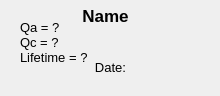
<?xml version="1.0" encoding="UTF-8"?>
<ui version="4.0">
 <class>MainWindow</class>
 <widget class="QMainWindow" name="MainWindow">
  <property name="geometry">
   <rect>
    <x>0</x>
    <y>0</y>
    <width>220</width>
    <height>96</height>
   </rect>
  </property>
  <property name="windowTitle">
   <string>SBND Purity Monitor DAQ</string>
  </property>
  <widget class="QWidget" name="centralwidget">
   <widget class="QLabel" name="_text">
    <property name="geometry">
     <rect>
      <x>20</x>
      <y>20</y>
      <width>181</width>
      <height>61</height>
     </rect>
    </property>
    <property name="font">
     <font>
      <pointsize>10</pointsize>
     </font>
    </property>
    <property name="text">
     <string>Qa = ?
Qc = ?
Lifetime = ?</string>
    </property>
    <property name="alignment">
     <set>Qt::AlignLeading|Qt::AlignLeft|Qt::AlignTop</set>
    </property>
   </widget>
   <widget class="QLabel" name="_name_label">
    <property name="geometry">
     <rect>
      <x>60</x>
      <y>5</y>
      <width>91</width>
      <height>21</height>
     </rect>
    </property>
    <property name="font">
     <font>
      <pointsize>13</pointsize>
      <bold>true</bold>
     </font>
    </property>
    <property name="text">
     <string>Name</string>
    </property>
    <property name="alignment">
     <set>Qt::AlignCenter</set>
    </property>
   </widget>
   <widget class="QLabel" name="_date">
    <property name="geometry">
     <rect>
      <x>10</x>
      <y>60</y>
      <width>201</width>
      <height>31</height>
     </rect>
    </property>
    <property name="font">
     <font>
      <pointsize>10</pointsize>
     </font>
    </property>
    <property name="text">
     <string>Date:</string>
    </property>
    <property name="alignment">
     <set>Qt::AlignHCenter|Qt::AlignTop</set>
    </property>
   </widget>
  </widget>
  <action name="actionShow_Logs">
   <property name="text">
    <string>Show Logs</string>
   </property>
  </action>
 </widget>
 <resources/>
 <connections/>
</ui>
